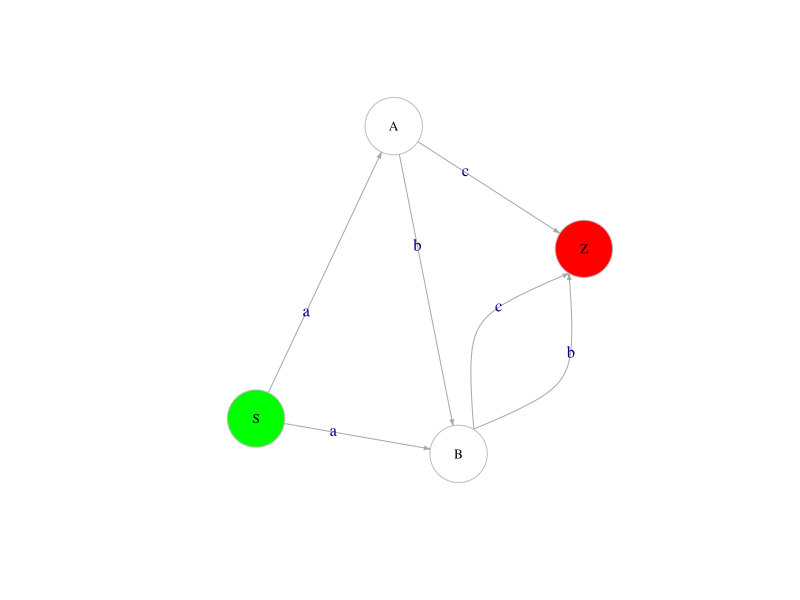

Write R code to recreate this figure.
library(igraph)
library(stringr)

## Input user example
string <- "S -> aA
B -> a
S -> bB   
A -> bB
A -> c
B -> c"

# Formatted data
string <- str_replace_all(string, "(\n)|([:space:]*\n)", " ")

## Extract the edges
edgesCompleted <- str_extract_all(string, "[A-Z] -> [a-z][A-Z]")[[1]]
edgesFinal  <- str_extract_all(string, "([A-Z] -> [a-z][^A-Z])|[A-Z] -> [a-z](?!.*[A-Z])")[[1]]
edgesFinalZ <- str_replace_all(edgesFinal, "(?<=[a-z])(?!$)|(?<=[a-z])$", "Z")

stringUpdated <- append(edgesCompleted, edgesFinalZ)

nodes <- unlist(str_extract_all(stringUpdated, "[A-Z]"))
edge.labels <- unlist(str_extract_all(string, "[a-z]"))
g <- graph(nodes, directed = TRUE)
node.types <- c(1, rep(2, length(unique(nodes))-2), 3)
mapping.colors <- c("green","white", "red")
node.colors <- mapping.colors[node.types]

curves <- curve_multiple(g, start = 0.8)
set.seed(12)
plot(g, edge.arrow.size=.3, vertex.label.cex=0.8, vertex.size=35,vertex.frame.color="gray", vertex.label.color="black",  edge.label = edge.labels, vertex.color = node.colors, edge.curved=curves )

# Clear
rm(list = ls())
